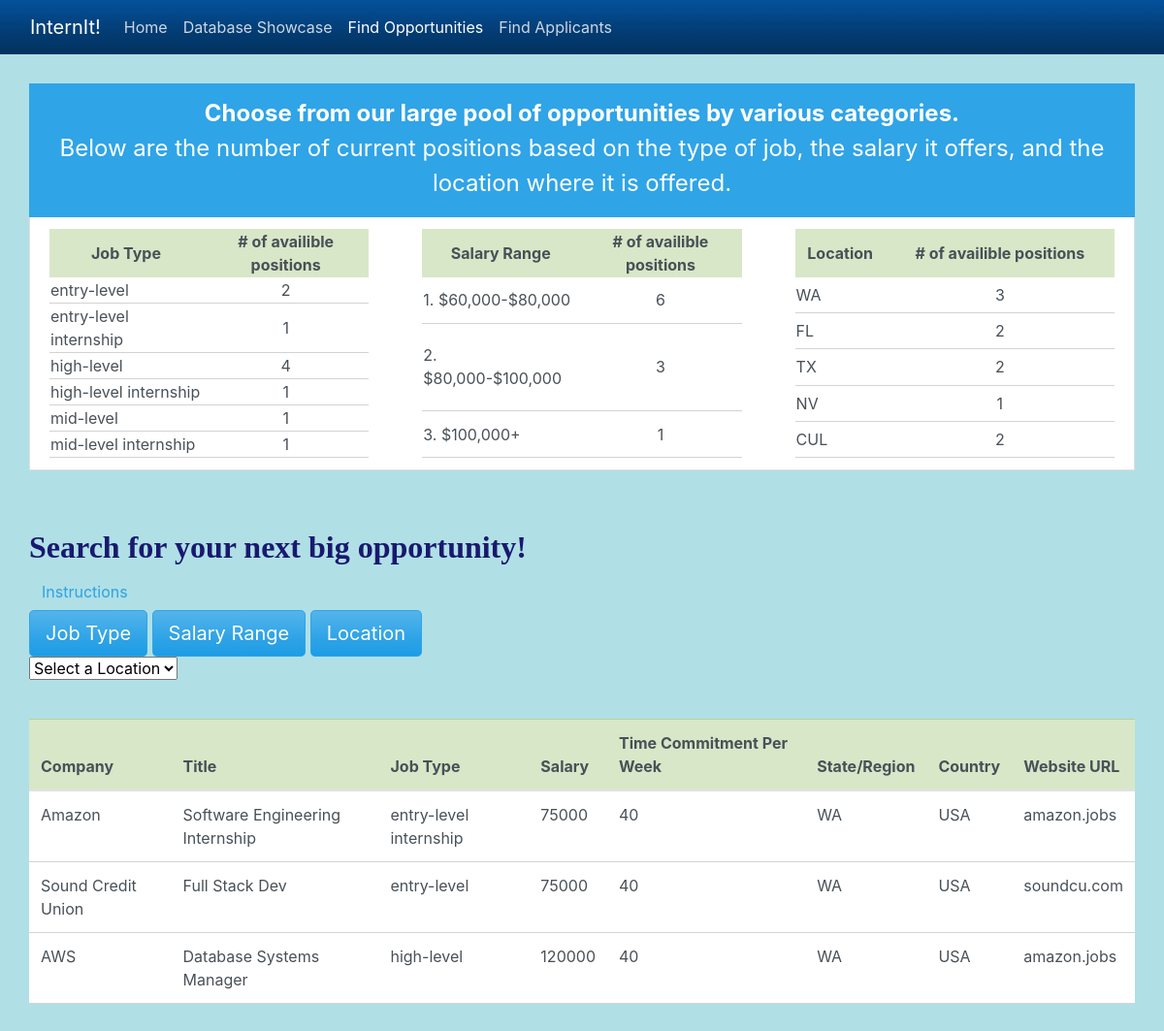
Screenshot of /foLocation.php?jobS=1 with the database file from the repository.
### tables this page shows
CREATE TABLE JOB_ADS
(
    JobNum     			INTEGER        		NOT NULL    	PRIMARY KEY,
    Title       		VARCHAR(160)   		NOT NULL,
    Company    			VARCHAR(160)    	NOT NULL,
	Location			INTEGER				DEFAULT 1,
	JobType    			VARCHAR(160),
	BenefitNo			INTEGER,
	TimeCommit			INTEGER,
	Salary				INTEGER,			
	Description			VARCHAR(160),
	URL					VARCHAR(160)
);

CREATE TABLE LOCATIONS
(
    LocationId     	 	INTEGER         	NOT NULL    PRIMARY KEY,
	Country				VARCHAR(160)		NOT NULL 	DEFAULT 'USA',	
	State_Region		VARCHAR(160)
);

### foLocation.php (the view, shortened to what this page needs)
<!DOCTYPE html>
<html lang="en">
    <head>
        <link rel="stylesheet" href="https://bootswatch.com/4/cerulean/bootstrap.min.css">
        <link rel="stylesheet" href = FindApplicantsStyle.css>
    </head>
    <body>
        <nav class="navbar navbar-expand-lg navbar-dark bg-dark">
            <div class="container-fluid">
                <a class="navbar-brand" href="#">InternIt!</a>
                <div class="collapse navbar-collapse" id="navbarColor02">
                    <ul class="navbar-nav me-auto">
                        <li class="nav-item">
                            <a class="nav-link" href="index.php">Home
                            </a>
                        </li>
                        <li class="nav-item">
                            <a class="nav-link" href="dataBaseShowCase.php">Database Showcase</a>
                        </li>
                        <li class="nav-item active">
                            <a class="nav-link" href="FindOpportunities.php">Find Opportunities</a>
                        </li>
                        <li class="nav-item">
                            <a class="nav-link" href="FindApplicants.php">Find Applicants</a>
                        </li>
                    </ul>
                </div>
            </div>
        </nav>
        <div class="listgroup">
            <a href="#" class="list-group-item list-group-item-action flex-column align-items-start active">
                <p class="mb-1" style="font-size: 1.5em">
                    <strong>Choose from our large pool of opportunities by various categories.</strong>
                    <br>
                    Below are the number of current positions based on the type of job, the salary it offers, and the location where it is offered.
                </p>
            </a>
            <a href="#" class="list-group-item list-group-item-action flex-column align-items-start">
                <div class="d-flex w-10 justify-content-between">
                    <?php
                    $connection = mysqli_connect(DBHOST, DBUSER, DBPASS, DBNAME);
                    ?>
                    <table class="table1">
                        <thead>
                            <tr class="table-success">
                                <th class="top"  scope="col">Job Type</th>
                                <th class="top"  scope="col"># of availible positions</th>
                            </tr>
                        </thead>
                        <?php
                        $sql = "    SELECT ja.JobType, Count(ja.JobType)
                                            FROM JOB_ADS ja
                                            GROUP BY ja.JobType";
                        if ($result = mysqli_query($connection, $sql))
                        {
                            while($row = mysqli_fetch_assoc($result))
                            {
                        ?>
                        <tr class = "t1results">
                            <td><?php echo $row['JobType'] ?></td>
                            <td style="text-align: center"><?php echo $row['Count(ja.JobType)'] ?></td>
                        </tr>
                        <?php
                            }
                        }
                        ?>
                    </table>
                    <?php
                    $connection = mysqli_connect(DBHOST, DBUSER, DBPASS, DBNAME);
                    ?>
                    <table class="table2">
                        <thead>
                            <tr class="table-success">
                                <th class="top" scope="col">Salary Range</th>
                                <th class="top" scope="col"># of availible positions</th>
                            </tr>
                        </thead>
                        <?php
                        $sql = "    SELECT
                                        CASE
                                            WHEN Salary between 60000 and 80000 then '1. $60,000-$80,000'
                                            WHEN Salary between 80000 and 100000 then '2. $80,000-$100,000'
                                            ELSE '3. $100,000+' END AS 'test',
                                            count(*) as 'numOfPos'
                                            FROM JOB_ADS
                                            GROUP BY test";
                        if ($result = mysqli_query($connection, $sql))
                        {
                            while($row = mysqli_fetch_assoc($result))
                            {
                        ?>
                        <tr class = "t2results">
                            <td><?php echo $row['test'] ?></td>
                            <td style="text-align: center"><?php echo $row['numOfPos'] ?></td>
                        </tr>
                        <?php
                            }
                        }
                        ?>
                    </table>
                    <?php
                    $connection = mysqli_connect(DBHOST, DBUSER, DBPASS, DBNAME);
                    ?>
                    <table class="table3">
                        <thead>
                            <tr class="table-success">
                                <th class="top"  scope="col">Location</th>
                                <th class="top"  scope="col"># of availible positions</th>
                            </tr>
                        </thead>
                        <?php
                        $sql = "    SELECT State_Region, Count(*)
                                        FROM JOB_ADS A, LOCATIONS L
                                        WHERE 	A.Location = L.LocationId
                                        GROUP BY A.Location;";
                        if ($result = mysqli_query($connection, $sql))
                        {
                            while($row = mysqli_fetch_assoc($result))
                            {
                        ?>
                        <tr class = "t3results">
                            <td class><?php echo $row['State_Region'] ?></td>
                            <td style="text-align: center"><?php echo $row['Count(*)'] ?></td>
                        </tr>
                        <?php
                            }
                        }
                        ?>
                    </table>
                </div>
            </a>
        </div>
        <div class="searchArea">
            <h2 class="searchHeader" onclick="instruct2"><strong>Search for your next big opportunity!</strong></h2>
            <button  onclick="instruct2()" type="button1" class="btn btn-link">Instructions</button>
            <div class="searchApplicants">
                <button  onclick="window.location.href='FindOpportunities.php'" type="button" class="btn btn-primary btn-lg">Job Type</button>
                <button onclick="window.location.href='foSalary.php'"  type="button" class="btn btn-primary btn-lg">Salary Range</button>
                <button onclick="window.location.href='#'" type="button" class="btn btn-primary btn-lg">Location</button>
                <form id="degreeForm" method="GET" >
                    <select  name="jobS" onchange='this.form.submit()'>
                        <option selected>Select a Location</option>
                        <?php
                        $connection = mysqli_connect(DBHOST, DBUSER, DBPASS, DBNAME);
                        ?>
                    </select>
                    <?php
                    if ($_SERVER["REQUEST_METHOD"] == "GET")
                    {
                        if (isset($_GET['jobS']) )
                        {
                    ?>
                    <p>&nbsp;</p>
                    <table class="table table-hover">
                        <thead>
                            <tr class="table-success">
                                <th scope="col">Company</th>
                                <th scope="col">Title</th>
                                <th scope="col">Job Type</th>
                                <th scope="col">Salary</th>
                                <th scope="col">Time Commitment Per Week</th>
                                <th scope="col">State/Region</th>
                                <th scope="col">Country</th>
                                <th scope="col">Website URL</th>
                            </tr>
                        </thead>
                        <?php
                            $sql = "     SELECT JOB_ADS.*, LOCATIONS.*
                             FROM JOB_ADS JOIN LOCATIONS ON Location = LocationId
                             WHERE JOB_ADS.Location = {$_GET['jobS']}";
                            if ($result = mysqli_query($connection, $sql))
                            {
                                while($row = mysqli_fetch_assoc($result))
                                {
                        ?>
                        <tr>
                            <td><?php echo $row['Company'] ?></td>
                            <td><?php echo $row['Title'] ?></td>
                            <td><?php echo $row['JobType'] ?></td>
                            <td><?php echo $row['Salary'] ?></td>
                            <td><?php echo $row['TimeCommit'] ?></td>
                            <td><?php echo $row['State_Region'] ?></td>
                            <td><?php echo $row['Country'] ?></td>
                            <td><?php echo $row['URL'] ?></td>
                        </tr>
                        <?php
                                }
                            }
                        }
                    }
                        ?>
                    </table>
                </form>
            </div>
        </div>
    </body>
</html>

### FindApplicantsStyle.css (style rules this page uses)
body { background-color: powderblue; }
div.listgroup { padding: 30px; display: block; float: left; width: 100%; }
p.mb-1 { text-align: center; }
table thead tr { height: 50px; }
table { background: white; border-collapse: collapse; font-size: 1em; width: 30%; }
table td { border-bottom: solid 1px lightgray; }
table th.top { text-align: center; }
div.searchArea { padding: 30px; display: block; float: left; width: 100%; }
h2.searchHeader { color: midnightblue; font-family: verdana; }
div.searchApplicants { display: block; }

### rows the page displays
job_ads: Company "Amazon", Title "Software Engineering Internship", JobType "entry-level internship", Salary "75000", TimeCommit "40", Location.State_Region "WA", Location.Country "USA", URL "amazon.jobs"
job_ads: Company "Sound Credit Union", Title "Full Stack Dev", JobType "entry-level", Salary "75000", TimeCommit "40", Location.State_Region "WA", Location.Country "USA", URL "soundcu.com"
job_ads: Company "AWS", Title "Database Systems Manager", JobType "high-level", Salary "120000", TimeCommit "40", Location.State_Region "WA", Location.Country "USA", URL "amazon.jobs"

### other values shown
$row['JobType'] "entry-level"
$row['Count(ja.JobType)'] "2"
$row['JobType'] "entry-level internship"
$row['Count(ja.JobType)'] "1"
$row['JobType'] "high-level"
$row['Count(ja.JobType)'] "4"
$row['JobType'] "high-level internship"
$row['JobType'] "mid-level"
$row['JobType'] "mid-level internship"
$row['test'] "1. $60,000-$80,000"
$row['numOfPos'] "6"
$row['test'] "2. $80,000-$100,000"
$row['numOfPos'] "3"
$row['test'] "3. $100,000+"
$row['numOfPos'] "1"
